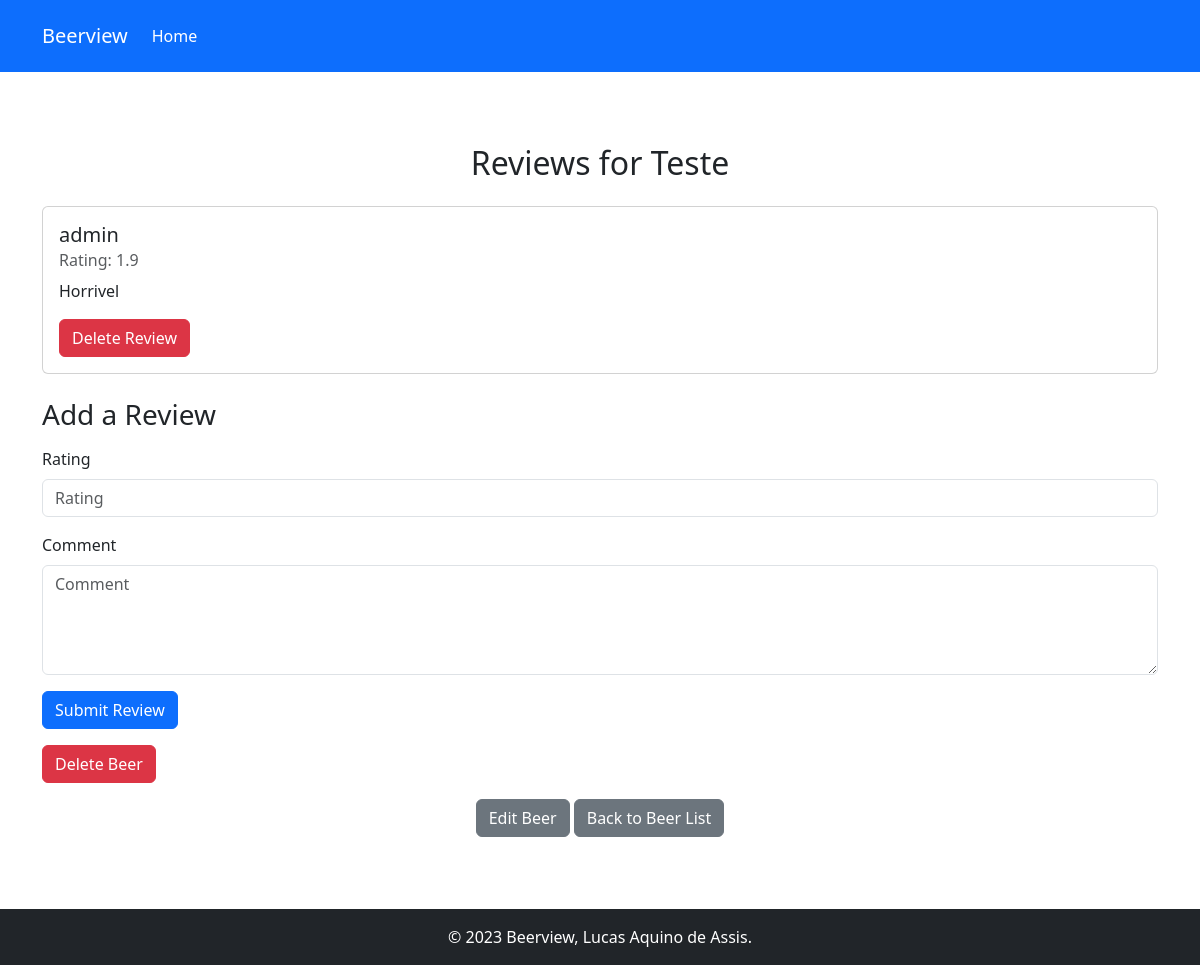
The app's page /8/ with its own data.
### beerview/models.py (models this page shows, shortened)
class Beer(models.Model):
    name = models.CharField(max_length=200)
    brewery = models.ForeignKey(
        Brewery,
        on_delete=models.CASCADE,
        related_name="beers"
    )
    style = models.ForeignKey(
        BeerStyle,
        on_delete=models.SET_NULL,
        null=True,
        related_name="beers"
    )
    abv = models.DecimalField(
        _("ABV"),
        max_digits=3,
        decimal_places=1,
        help_text=_("Alcohol By Volume"),
        validators=[MinValueValidator(Decimal('0.00'))]
    )
    ibu = models.PositiveIntegerField(
        _("IBU"),
        null=True,
        blank=True,
        help_text=_("International Bitterness Units")
    )
    srm = models.PositiveIntegerField(
        _("SRM"),
        null=True,
        blank=True,
        help_text=_("Standard Reference Method - color")
    )
    description = models.TextField(blank=True)

class Review(models.Model):
    date_created = models.DateTimeField(auto_now_add=True)
    beer = models.ForeignKey(
        Beer,
        on_delete=models.CASCADE,
        related_name="reviews"
    )
    user = models.ForeignKey(
        'auth.User',
        on_delete=models.SET_NULL,
        null=True
    )
    rating = models.DecimalField(
        max_digits=2,
        decimal_places=1,
        validators=[
            MinValueValidator(Decimal('0.00')),
            MaxValueValidator(Decimal('5.00'))
            ]
    )
    comment = models.TextField()

### beerview/views.py (the view)
# urls.py: path("<int:beer_id>/", views.beer_details, name="beer_details"),
def beer_details(request, beer_id):
    beer = get_object_or_404(Beer, pk=beer_id)
    reviews = beer.reviews.all()
    if request.method == "POST":
        form = ReviewForm(request.POST)
        if form.is_valid():
            review = form.save(commit=False)
            review.beer = beer
            review.user = request.user  # Assuming the user is authenticated
            review.save()
            return redirect('beer_details', beer_id=beer.id)
    else:
        form = ReviewForm()
    return render(request, 'beerview/beer_details.html', {'beer': beer, 'reviews': reviews, 'form': form})

### beerview/forms.py
class ReviewForm(forms.ModelForm):
    class Meta:
        model = Review
        fields = ['rating', 'comment']
        widgets = {
            'rating': forms.NumberInput(attrs={'step': '0.1', 'min': '0', 'max': '5'}),
            'comment': forms.Textarea(attrs={'rows': 4, 'cols': 40})
        }

### beerview/templates/beerview/beer_details.html (shortened to what this page needs)
{% extends 'base_generic.html' %}
{% load django_bootstrap5 %}
{% block content %}
<div class="py-5">
    <h2 class="text-center mb-4">Reviews for {{ beer.name }}</h2>
    {% for review in reviews %}
        <div class="card mb-3">
            <div class="card-body">
                <h5 class="card-title">{{ review.user.username }}</h5>
                <h6 class="card-subtitle mb-2 text-muted">Rating: {{ review.rating }}</h6>
                <p class="card-text">{{ review.comment }}</p>
                <form method="post" action="{% url 'delete_review' review.id %}">
                    {% bootstrap_button button_type="submit" content="Delete Review" button_class="btn-danger" %}
                </form>
            </div>
        </div>
    {% endfor %}
    <div class="mt-4">
        <h3>Add a Review</h3>
        <form method="post" class="mt-3">
            {% bootstrap_form form %}
            {% bootstrap_button button_type="submit" content="Submit Review" %}
        </form>
    </div>
    <div class="mt-3">
        <form method="post" action="{% url 'delete_beer' beer.id %}">
            {% bootstrap_button button_type="submit" content="Delete Beer" button_class="btn-danger" %}
        </form>
    </div>
    <div class="mt-3 text-center">
        <a href="{% url 'update_beer' beer.id %}" class="btn btn-secondary">Edit Beer</a>
        <a href="{% url 'index' %}" class="btn btn-secondary">Back to Beer List</a>
    </div>
</div>
{% endblock %}

### records on screen
Beer: name "Teste"
Review: user.username "admin", rating "1.9", comment "Horrivel", bootstrap_button "Delete Review"
